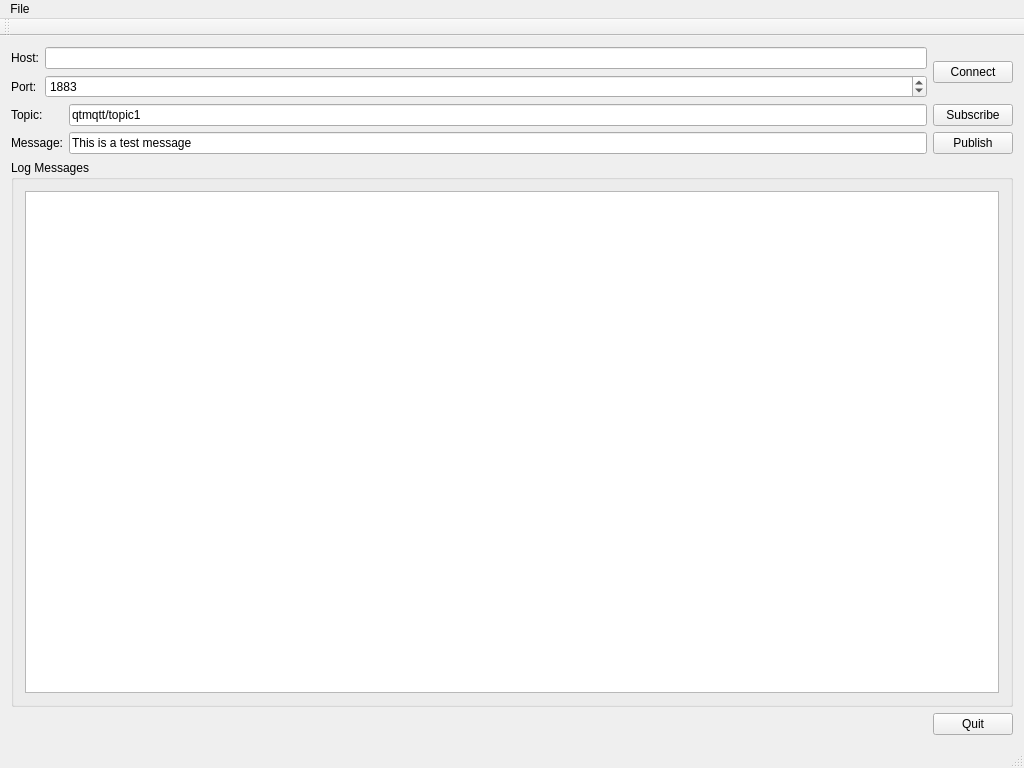
<?xml version="1.0" encoding="UTF-8"?>
<ui version="4.0">
 <class>MainWindow</class>
 <widget class="QMainWindow" name="MainWindow">
  <property name="geometry">
   <rect>
    <x>0</x>
    <y>0</y>
    <width>1024</width>
    <height>768</height>
   </rect>
  </property>
  <property name="windowTitle">
   <string>MainWindow</string>
  </property>
  <widget class="QWidget" name="centralWidget">
   <layout class="QVBoxLayout" name="verticalLayout">
    <item>
     <layout class="QHBoxLayout" name="horizontalLayout">
      <item>
       <layout class="QFormLayout" name="formLayout">
        <item row="0" column="0">
         <widget class="QLabel" name="label">
          <property name="text">
           <string>Host:</string>
          </property>
         </widget>
        </item>
        <item row="0" column="1">
         <widget class="QLineEdit" name="lineEditHost">
          <property name="text">
           <string/>
          </property>
         </widget>
        </item>
        <item row="2" column="0">
         <widget class="QLabel" name="label_2">
          <property name="text">
           <string>Port:</string>
          </property>
         </widget>
        </item>
        <item row="2" column="1">
         <widget class="QSpinBox" name="spinBoxPort">
          <property name="maximum">
           <number>99999</number>
          </property>
          <property name="value">
           <number>1883</number>
          </property>
         </widget>
        </item>
       </layout>
      </item>
      <item>
       <widget class="QPushButton" name="buttonConnect">
        <property name="text">
         <string>Connect</string>
        </property>
       </widget>
      </item>
     </layout>
    </item>
    <item>
     <layout class="QGridLayout" name="gridLayout">
      <item row="1" column="1">
       <widget class="QLineEdit" name="lineEditMessage">
        <property name="text">
         <string>This is a test message</string>
        </property>
       </widget>
      </item>
      <item row="1" column="0">
       <widget class="QLabel" name="label_4">
        <property name="text">
         <string>Message:</string>
        </property>
       </widget>
      </item>
      <item row="0" column="2">
       <widget class="QPushButton" name="buttonSubscribe">
        <property name="text">
         <string>Subscribe</string>
        </property>
       </widget>
      </item>
      <item row="1" column="2">
       <widget class="QPushButton" name="buttonPublish">
        <property name="text">
         <string>Publish</string>
        </property>
       </widget>
      </item>
      <item row="0" column="1">
       <widget class="QLineEdit" name="lineEditTopic">
        <property name="text">
         <string>qtmqtt/topic1</string>
        </property>
       </widget>
      </item>
      <item row="0" column="0">
       <widget class="QLabel" name="label_3">
        <property name="text">
         <string>Topic:</string>
        </property>
       </widget>
      </item>
     </layout>
    </item>
    <item>
     <widget class="QGroupBox" name="groupBox">
      <property name="title">
       <string>Log Messages</string>
      </property>
      <layout class="QHBoxLayout" name="horizontalLayout_2">
       <item>
        <widget class="QPlainTextEdit" name="editLog"/>
       </item>
      </layout>
     </widget>
    </item>
    <item>
     <layout class="QHBoxLayout" name="horizontalLayout_3">
      <item>
       <spacer name="horizontalSpacer">
        <property name="orientation">
         <enum>Qt::Horizontal</enum>
        </property>
        <property name="sizeHint" stdset="0">
         <size>
          <width>40</width>
          <height>20</height>
         </size>
        </property>
       </spacer>
      </item>
      <item>
       <widget class="QPushButton" name="buttonQuit">
        <property name="text">
         <string>Quit</string>
        </property>
       </widget>
      </item>
     </layout>
    </item>
   </layout>
  </widget>
  <widget class="QMenuBar" name="menuBar">
   <property name="geometry">
    <rect>
     <x>0</x>
     <y>0</y>
     <width>1024</width>
     <height>22</height>
    </rect>
   </property>
   <widget class="QMenu" name="menuFile">
    <property name="title">
     <string>File</string>
    </property>
    <addaction name="actionQuit"/>
   </widget>
   <addaction name="menuFile"/>
  </widget>
  <widget class="QToolBar" name="mainToolBar">
   <attribute name="toolBarArea">
    <enum>TopToolBarArea</enum>
   </attribute>
   <attribute name="toolBarBreak">
    <bool>false</bool>
   </attribute>
  </widget>
  <widget class="QStatusBar" name="statusBar"/>
  <action name="actionQuit">
   <property name="text">
    <string>Quit</string>
   </property>
  </action>
 </widget>
 <layoutdefault spacing="6" margin="11"/>
 <resources/>
 <connections/>
</ui>
